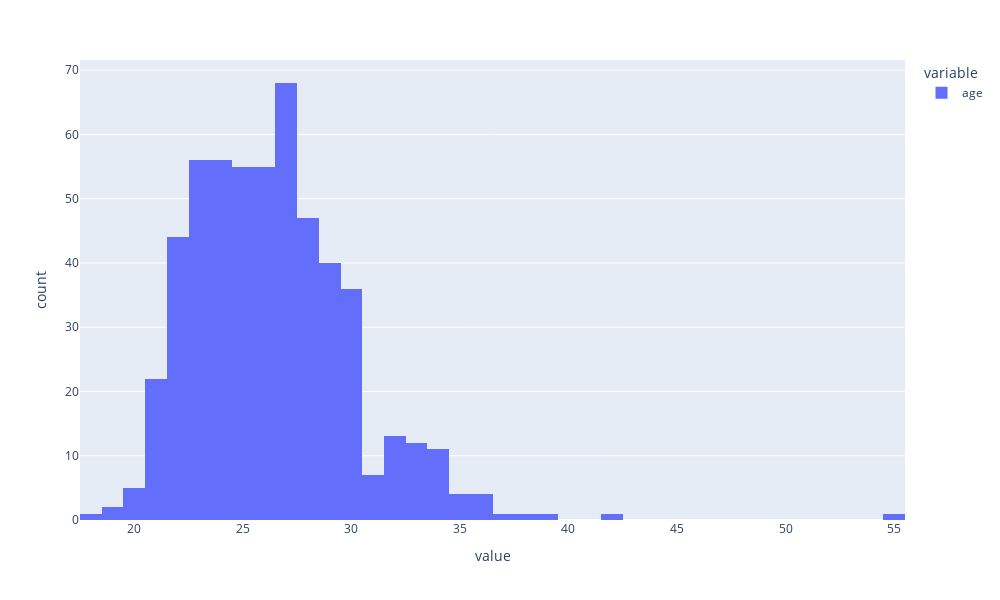

Notebook source saved alongside this figure:
### Code cell
fig = px.histogram(
    age_df,
    height=600,
    width=1000
)

fig.show()

### Figure 1 — Plotly figure (JSON) as saved in the notebook; plotly's stock layout.template omitted (floating-point values rounded to 4 significant figures; data arrays with more than 128 entries replaced by an {"elided": "..."} marker saying what was removed)
{"data": [{"alignmentgroup": "True", "bingroup": "x", "hovertemplate": "variable=age<br>value=%{x}<br>count=%{y}<extra></extra>", "legendgroup": "age", "marker": {"color": "#636efa", "pattern": {"shape": ""}}, "name": "age", "offsetgroup": "age", "orientation": "v", "showlegend": true, "type": "histogram", "x": {"elided": "551 int values"}, "xaxis": "x", "yaxis": "y"}], "layout": {"barmode": "relative", "height": 600, "legend": {"title": {"text": "variable"}, "tracegroupgap": 0}, "margin": {"t": 60}, "width": 1000, "xaxis": {"anchor": "y", "domain": [0, 1], "title": {"text": "value"}}, "yaxis": {"anchor": "x", "domain": [0, 1], "title": {"text": "count"}}}}
